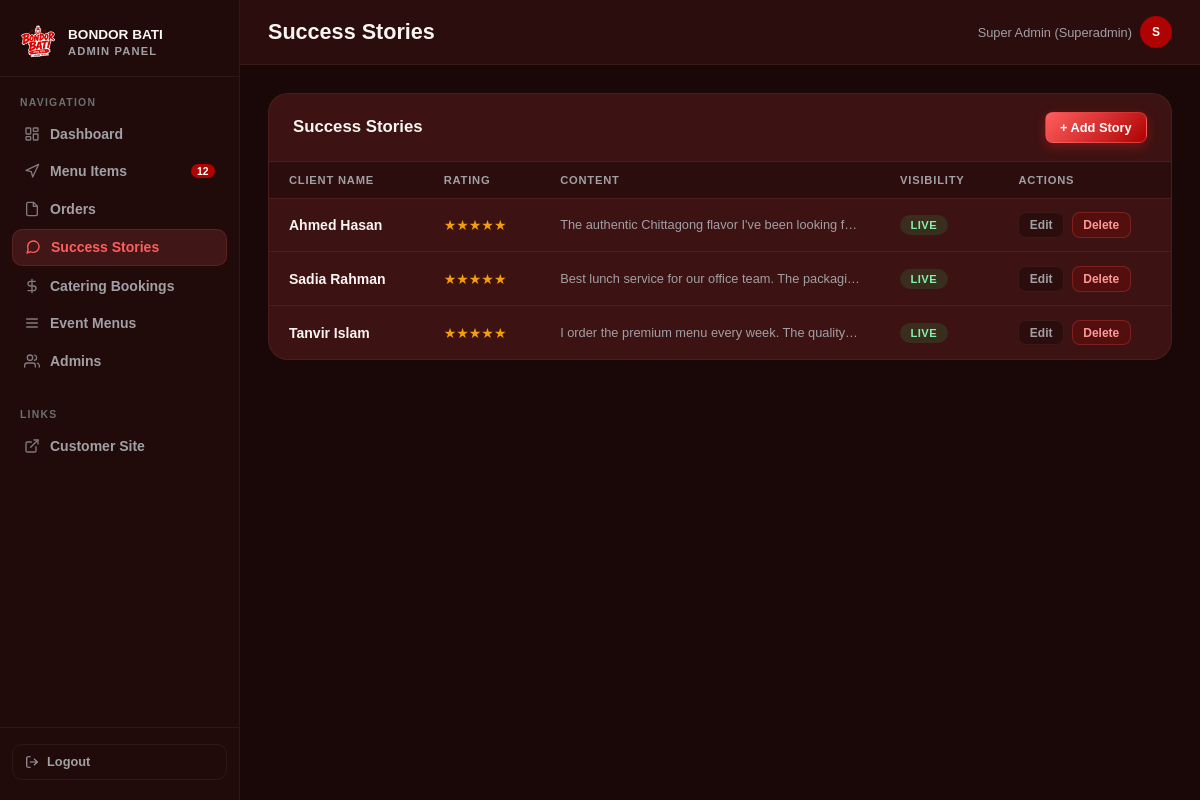
The page /admin/index.php?page=testimonials (signed in) on the database as committed earlier.
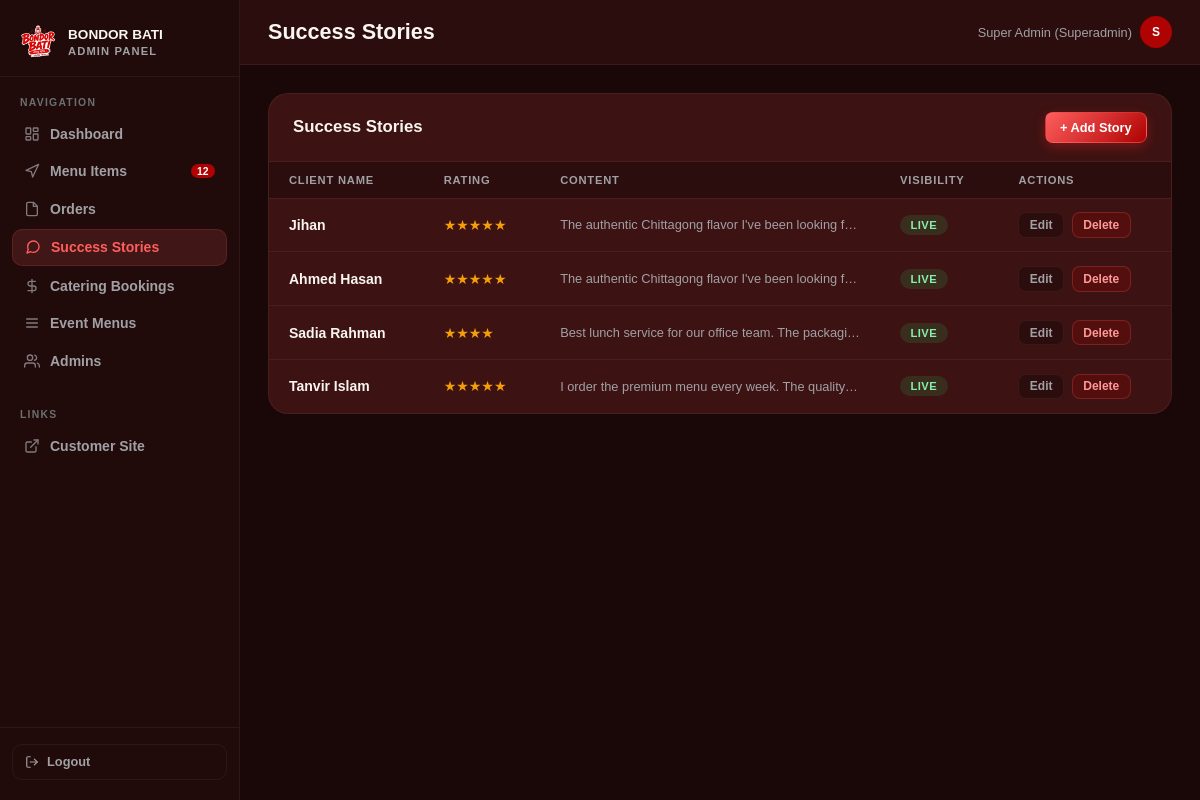
The same page on the database as committed later.
### tables this page shows
CREATE TABLE `success_stories` (
  `id` bigint(20) unsigned NOT NULL AUTO_INCREMENT,
  `client_name` varchar(100) NOT NULL,
  `rating` tinyint(3) unsigned NOT NULL DEFAULT 5,
  `content` varchar(1000) NOT NULL,
  `is_visible` tinyint(1) NOT NULL DEFAULT 1,
  `created_at` timestamp NOT NULL DEFAULT current_timestamp(),
  `updated_at` timestamp NOT NULL DEFAULT current_timestamp() ON UPDATE current_timestamp(),
  PRIMARY KEY (`id`)
);

### admin/index.php (called while the page is built, shortened)
<?php
require dirname(__DIR__) . '/bootstrap.php';
(new \App\Controllers\AdminController())->handleRequest();

### bootstrap.php (called while the page is built, shortened)
<?php
spl_autoload_register(static function (string $class): void {
    $prefix = 'App\\';
    $relative = substr($class, strlen($prefix));
    $path = __DIR__ . '/src/' . str_replace('\\', '/', $relative) . '.php';
});
if (!function_exists('e')) {
    function e(mixed $value): string
    {
        return htmlspecialchars((string) $value, ENT_QUOTES | ENT_SUBSTITUTE, 'UTF-8');
    }
}

### src/Infrastructure/Persistence/MySQL/PdoAdminRepository.php (called while the page is built, shortened)
<?php
final readonly class PdoAdminRepository
{
    public function allSuccessStories(): array
    {
        $statement = $this->pdo->query(
            'SELECT id, client_name, rating, content, is_visible, created_at, updated_at
             FROM success_stories
             ORDER BY created_at DESC'
        );
        return $statement->fetchAll();
    }
}

### views/admin/testimonials.php (the view, shortened to what this page needs)
<div class="table-wrap">
    <div class="table-header">
        <h2>Success Stories</h2>
        <button class="btn btn-primary" id="addStoryBtn">+ Add Story</button>
    </div>
    <div class="table-scroll">
    <?php if (empty($successStories)): ?>
        <div class="empty-state"><div class="empty-state-icon">💬</div><p>No success stories added yet.</p></div>
    <?php else: ?>
    <table>
        <thead><tr>
            <th>Client Name</th>
            <th>Rating</th>
            <th class="hide-xs">Content</th>
            <th>Visibility</th>
            <th>Actions</th>
        </tr></thead>
        <tbody>
        <?php foreach ($successStories as $story): ?>
        <tr>
            <td style="font-family:'Nunito',sans-serif;font-weight:700;"><?= e($story['client_name']) ?></td>
            <td style="color:var(--yellow);"><?= str_repeat('★', (int)$story['rating']) ?></td>
            <td class="hide-xs" style="font-size:.8rem;color:var(--muted);max-width:300px;white-space:nowrap;overflow:hidden;text-overflow:ellipsis;">
                <?= e($story['content']) ?>
            </td>
            <td>
                <form method="POST" action="?page=testimonials" style="margin:0;">
                    <button type="submit" class="status-pill" style="border:none; cursor:pointer; <?= $story['is_visible'] ? 'color:#86efac;background:rgba(34,197,94,.15);' : 'color:#a0a0a5;background:var(--surface);' ?>">
                        <?= $story['is_visible'] ? 'Live' : 'Hidden' ?>
                    </button>
                </form>
            </td>
            <td>
                <div style="display:flex;gap:.5rem;">
                    <button class="btn btn-ghost btn-sm edit-story-btn"
                            data-id="<?= $story['id'] ?>"
                            data-name="<?= e($story['client_name']) ?>"
                            data-rating="<?= $story['rating'] ?>"
                            data-content="<?= e($story['content']) ?>">Edit</button>
                    <form method="POST" action="?page=testimonials" onsubmit="return confirm('Are you sure you want to delete this story?');" style="margin:0;">
                        <button type="submit" class="btn btn-danger btn-sm">Delete</button>
                    </form>
                </div>
            </td>
        </tr>
        <?php endforeach; ?>
        </tbody>
    </table>
    <?php endif; ?>
    </div>
</div>

Rows that differ between the two databases and show on the page:
added success_stories: client_name "Jihan", rating "★★★★★", content "The authentic Chittagong flavor I've been looking f…", is_visible "LIVE"
changed success_stories "Sadia Rahman": rating "★★★★★" → "★★★★"
